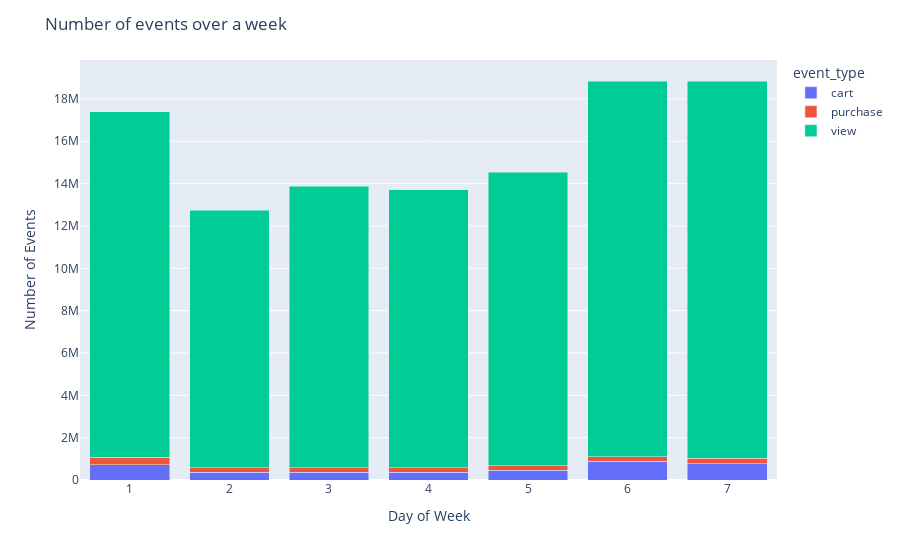

The notebook cell saved with this chart:
### Code cell
# Timestamp Distribution (per event_type) over every day of week

df = sdf_time_dist_week.toPandas()

fig = px.bar(df, x = 'dayofweek', y = 'cnt', color ='event_type', barmode = 'stack')

fig.update_layout(title = "Number of events over a week",
     xaxis_title = 'Day of Week', yaxis_title = 'Number of Events')
fig.update_xaxes(type="category")
fig.show()

### Figure 1 — Plotly figure (JSON) as saved in the notebook; plotly's stock layout.template omitted (floating-point values rounded to 4 significant figures)
{"data": [{"alignmentgroup": "True", "hovertemplate": "event_type=cart<br>dayofweek=%{x}<br>cnt=%{y}<extra></extra>", "legendgroup": "cart", "marker": {"color": "#636efa"}, "name": "cart", "offsetgroup": "cart", "orientation": "v", "showlegend": true, "textposition": "auto", "type": "bar", "x": [1, 2, 3, 4, 5, 6, 7], "xaxis": "x", "y": [720590, 369597, 371977, 369438, 464803, 886709, 772332], "yaxis": "y"}, {"alignmentgroup": "True", "hovertemplate": "event_type=purchase<br>dayofweek=%{x}<br>cnt=%{y}<extra></extra>", "legendgroup": "purchase", "marker": {"color": "#EF553B"}, "name": "purchase", "offsetgroup": "purchase", "orientation": "v", "showlegend": true, "textposition": "auto", "type": "bar", "x": [1, 2, 3, 4, 5, 6, 7], "xaxis": "x", "y": [353887, 201448, 211058, 216415, 210074, 207588, 259318], "yaxis": "y"}, {"alignmentgroup": "True", "hovertemplate": "event_type=view<br>dayofweek=%{x}<br>cnt=%{y}<extra></extra>", "legendgroup": "view", "marker": {"color": "#00cc96"}, "name": "view", "offsetgroup": "view", "orientation": "v", "showlegend": true, "textposition": "auto", "type": "bar", "x": [1, 2, 3, 4, 5, 6, 7], "xaxis": "x", "y": [16326988, 12174247, 13298191, 13123564, 13859823, 17753073, 17799623], "yaxis": "y"}], "layout": {"barmode": "stack", "legend": {"title": {"text": "event_type"}, "tracegroupgap": 0}, "margin": {"t": 60}, "title": {"text": "Number of events over a week"}, "xaxis": {"anchor": "y", "domain": [0, 1], "title": {"text": "Day of Week"}, "type": "category"}, "yaxis": {"anchor": "x", "domain": [0, 1], "title": {"text": "Number of Events"}}}}
